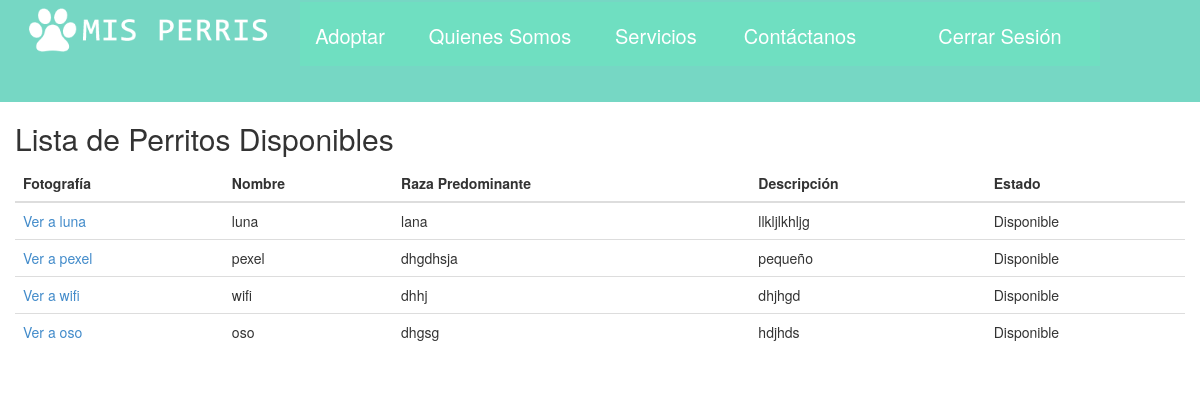
The app's page /usuario/ with its own data.
### web_misperris/models.py (models this page shows, shortened)
class Rescatado(models.Model):
    foto = models.ImageField(upload_to='./media/imagenes/')#RUTA DE IMAGENES
    nombre = models.CharField(max_length=30, primary_key=True)
    raza = models.CharField(max_length=30)
    descr = models.TextField(null=True, blank=True)
    estado = models.CharField(max_length=30,default="Rescatado", choices=(('Rescatado','Rescatado'),('Disponible','Disponible'),('Adoptado','Adoptado')))

### web_misperris/views.py (the view)
# urls.py: path('usuario/', views.usuario.as_view(), name = 'usuario'),
class usuario(ListView):
    model = Rescatado
    template_name = 'web_misperris/rescatado_list2.html'
    queryset = Rescatado.objects.filter(estado = 'Disponible')

### web_misperris/templates/web_misperris/rescatado_list2.html (shortened to what this page needs)
{% load static %}
<!DOCTYPE html>
<html>
  <head>
     <link rel="stylesheet" type="text/css" href="{% static 'CSS/index-estilo.css' %}">
    <link rel="stylesheet" type="text/css" href="{% static 'CSS/bootstrap.min.css' %}">
    <link rel="stylesheet" type="text/css" href="{% static 'CSS/font-awesome.min.css' %}">
  </head>
  <body>
    <div class="container" style="width:100%;">
      <nav class="row">
        <div class="col-xs-12 col-sm-3">
          <img  src="{% static 'IMG/logo.png' %}" id="logo" alt="no se pudo cargar la imagen">
        </div>
        <div class="col-xs-12 col-sm-1 menu">
          <a href="{% url 'usuario' %}" style="color:white;">Adoptar</a>
        </div>
        <div class="col-xs-12 col-sm-2 menu">Quienes Somos</div>
        <div class="col-xs-12 col-sm-1 menu">Servicios</div>
        <div class="col-xs-12 col-sm-2 menu">Contáctanos</div>
        <div class="col-xs-12 col-sm-2 menu boton" style="margin-bottom:3%;">
          <a href="{% url 'index' %}" style="color:white;">Cerrar Sesión</a>
        </div>
      </nav>
      <div class="table-wrapper">
        <div class="table-title">
          <div class="row">
            <div class="col-xs-9 col-md-8 col-sm-9 col-lg-9">
              <h2>Lista de Perritos Disponibles</h2>
            </div>
          </div>
        </div>
        {% block content %}
        <table class="table table-wrapper">
          <thead>
            <tr>
              <th>Fotografía</th>
              <th>Nombre</th>
              <th>Raza Predominante</th>
              <th>Descripción</th>
              <th>Estado</th>
            </tr>
          </thead>
          <tbody>
            {% if object_list %}
            {% for rescatado in object_list %}
            <tr>
              <td>
                  <a href="http://127.0.0.1:8000/media/{{ rescatado.foto }}">
                  Ver a {{ rescatado.nombre }}
                </a>
              </td>
              <td>{{ rescatado.nombre }}</td>
              <td>{{ rescatado.raza }}</td>
              <td>{{ rescatado.descr }}</td>
              <td>{{ rescatado.estado }}</td>
            </tr>
            {% endfor %}
            {% else %}
            <h1>No hay datos</h1>
            {% endif %}
          </tbody>
        </table>
        {% endblock %}
      </div>
    </div>
  </body>
</html>

### web_misperris/static/CSS/index-estilo.css (style rules this page uses)
body { font-family: arial; }
nav { background-color:#76D7C4; text-align:center; }
#logo { padding-top:8px; padding-bottom:8px; width:90%; }
.menu { background-color:#6FDFC1; color: white; font-size: 20px; padding-top:20px; padding-bottom:15px; margin-top:2px; margin-bottom:2px; }

### records on screen
Rescatado: nombre "luna", raza "lana", descr "llkljlkhljg", estado "Disponible"
Rescatado: nombre "pexel", raza "dhgdhsja", descr "pequeño", estado "Disponible"
Rescatado: nombre "wifi", raza "dhhj", descr "dhjhgd", estado "Disponible"
Rescatado: nombre "oso", raza "dhgsg", descr "hdjhds", estado "Disponible"
